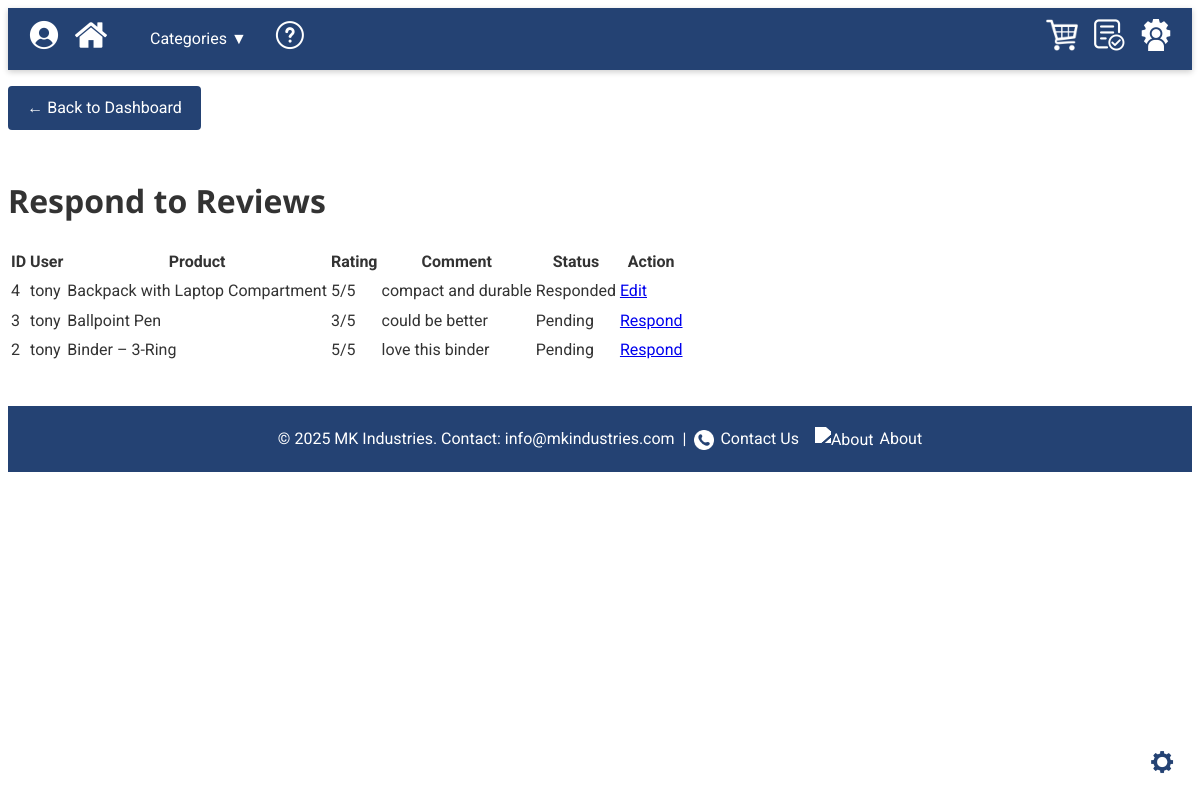
Screenshot of /admin/reviews.php (signed in) with the database file from the repository.
### tables this page shows
CREATE TABLE `reviews` (
  `review_id` int(11) NOT NULL,
  `product_id` int(11) NOT NULL,
  `user_id` int(11) NOT NULL,
  `rating` tinyint(1) NOT NULL,
  `comment` text DEFAULT NULL,
  `admin_response` text DEFAULT NULL,
  `created_at` datetime NOT NULL DEFAULT current_timestamp(),
  `updated_at` datetime NOT NULL DEFAULT current_timestamp() ON UPDATE current_timestamp()
);

CREATE TABLE `users` (
  `user_id` int(11) NOT NULL,
  `username` varchar(50) NOT NULL,
  `email` varchar(100) NOT NULL,
  `password_hash` varchar(255) NOT NULL,
  `role` enum('customer','admin') NOT NULL DEFAULT 'customer',
  `is_active` tinyint(1) NOT NULL DEFAULT 1,
  `status` enum('active','disabled') NOT NULL DEFAULT 'active',
  `created_at` timestamp NOT NULL DEFAULT current_timestamp()
);

CREATE TABLE `products` (
  `product_id` int(11) NOT NULL,
  `category_id` int(11) NOT NULL,
  `name` varchar(150) NOT NULL,
  `price` decimal(10,2) NOT NULL,
  `stock` int(11) NOT NULL DEFAULT 0,
  `description` text DEFAULT NULL,
  `image_url` varchar(255) DEFAULT NULL,
  `created_at` timestamp NOT NULL DEFAULT current_timestamp(),
  `category` varchar(50) NOT NULL DEFAULT 'Accessories'
);

### db.php (called while the page is built, shortened)
<?php
class Database {
    private $host     = '127.0.0.1';
    private $db_name  = 'schoolstore_db';
    private $username = 'root';
    private $password = '';
    public  $conn;
    public function getConnection() {
        if ($this->conn === null) {
            try {
                $this->conn = new PDO(
                    "mysql:host={$this->host};dbname={$this->db_name};charset=utf8mb4",
                    $this->username,
                    $this->password
                );
                $this->conn->setAttribute(PDO::ATTR_ERRMODE, PDO::ERRMODE_EXCEPTION);
            } catch (PDOException $e) {
                echo "Connection error: " . $e->getMessage();
                exit;
            }
        }
        return $this->conn;
    }
    public function query($sql, $params = []) {
        $stmt = $this->conn->prepare($sql);
        $stmt->execute($params);
        return $stmt;
    }
}

### admin/reviews.php (the view, shortened to what this page needs)
<?php
$root='../';
include $root.'header.php';
require_once $root.'db.php';
$db      = new Database();
$reviews = $db->query("
  SELECT r.review_id,
         u.username,
         p.name      AS product_name,
         r.rating,
         r.comment,
         r.admin_response IS NOT NULL AS responded,
         r.created_at
    FROM reviews r
    JOIN users   u ON r.user_id    = u.user_id
    JOIN products p ON r.product_id = p.product_id
   ORDER BY r.created_at DESC
")->fetchAll();
?>
<main class="admin-dashboard">
  <p><a href="index.php" class="button">&larr; Back to Dashboard</a></p>
  <h1>Respond to Reviews</h1>
  <table>
    <thead>
      <tr>
        <th>ID</th><th>User</th><th>Product</th>
        <th>Rating</th><th>Comment</th><th>Status</th><th>Action</th>
      </tr>
    </thead>
    <tbody>
      <?php foreach($reviews as $r): ?>
      <tr>
        <td><?=$r['review_id']?></td>
        <td><?=htmlspecialchars($r['username'])?></td>
        <td><?=htmlspecialchars($r['product_name'])?></td>
        <td><?=$r['rating']?>/5</td>
        <td><?=htmlspecialchars($r['comment'])?></td>
        <td><?= $r['responded'] ? 'Responded' : 'Pending' ?></td>
        <td>
          <a href="review_response.php?id=<?=$r['review_id']?>">
            <?=$r['responded']?'Edit':'Respond'?>
          </a>
        </td>
      </tr>
      <?php endforeach;?>
    </tbody>
  </table>
</main>
<?php include $root.'footer.php'; ?>

### assets/css/styles.css (style rules this page uses)
:root { --primary-color: #244273; --secondary-color: #f0f0f0; --accent-color: #66c; --font-sans: 'Roboto', sans-serif; --font-heading: 'Open Sans', sans-serif; }
body { font-family: var(--font-sans); line-height: 1.6; color: #333; }
h1, h2, h3, h4 { font-family: var(--font-heading); margin-top: 1.4em; margin-bottom: 0.6em; }
.button { background: var(--primary-color); color: #fff; border: none; padding: 0.6rem 1.2rem; font-size: 1rem; cursor: pointer; border-radius: 4px; transition: background-color 0.3s ease, transform 0.2s ease; }

### rows the page displays
reviews: review_id "4", user.username "tony", product.name "Backpack with Laptop Compartment", rating "5", comment "compact and durable", shows "Responded", shows "Edit"
reviews: review_id "3", user.username "tony", product.name "Ballpoint Pen", rating "3", comment "could be better", shows "Pending", shows "Respond"
reviews: review_id "2", user.username "tony", product.name "Binder – 3-Ring", rating "5", comment "love this binder", shows "Pending", shows "Respond"
